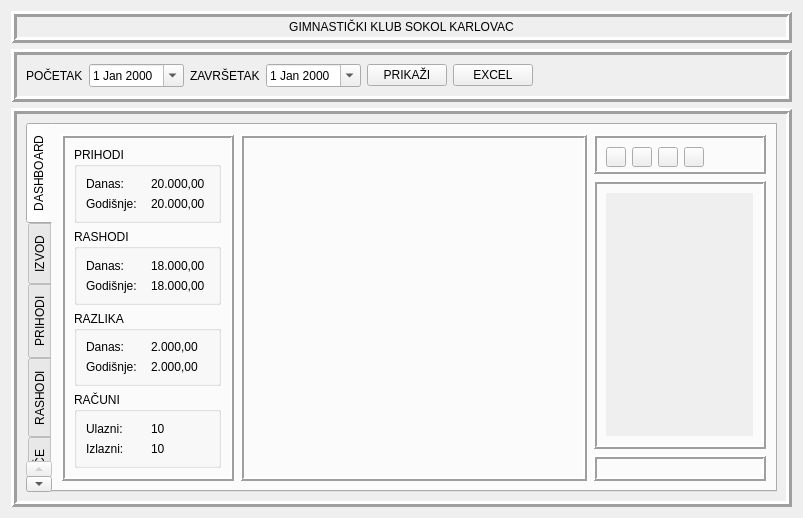
<?xml version="1.0" encoding="UTF-8"?>
<ui version="4.0">
 <class>FinanceManager</class>
 <widget class="QWidget" name="FinanceManager">
  <property name="enabled">
   <bool>true</bool>
  </property>
  <property name="geometry">
   <rect>
    <x>0</x>
    <y>0</y>
    <width>803</width>
    <height>518</height>
   </rect>
  </property>
  <property name="sizePolicy">
   <sizepolicy hsizetype="Expanding" vsizetype="Expanding">
    <horstretch>1</horstretch>
    <verstretch>1</verstretch>
   </sizepolicy>
  </property>
  <property name="windowTitle">
   <string>Form</string>
  </property>
  <property name="styleSheet">
   <string notr="true"/>
  </property>
  <layout class="QVBoxLayout" name="verticalLayout_3">
   <property name="sizeConstraint">
    <enum>QLayout::SetNoConstraint</enum>
   </property>
   <item>
    <widget class="QLabel" name="label">
     <property name="styleSheet">
      <string notr="true">font: 20pt &quot;Calibri&quot;;
border-bottom: 2px solid rgb(200, 200, 200);</string>
     </property>
     <property name="frameShape">
      <enum>QFrame::Box</enum>
     </property>
     <property name="frameShadow">
      <enum>QFrame::Raised</enum>
     </property>
     <property name="lineWidth">
      <number>3</number>
     </property>
     <property name="text">
      <string>GIMNASTIČKI KLUB SOKOL KARLOVAC</string>
     </property>
     <property name="alignment">
      <set>Qt::AlignHCenter|Qt::AlignTop</set>
     </property>
    </widget>
   </item>
   <item>
    <widget class="QFrame" name="frame_menu">
     <property name="frameShape">
      <enum>QFrame::Box</enum>
     </property>
     <property name="frameShadow">
      <enum>QFrame::Raised</enum>
     </property>
     <property name="lineWidth">
      <number>3</number>
     </property>
     <layout class="QHBoxLayout" name="horizontalLayout">
      <item>
       <widget class="QLabel" name="label_2">
        <property name="text">
         <string>POČETAK</string>
        </property>
       </widget>
      </item>
      <item>
       <widget class="QDateEdit" name="date_from">
        <property name="acceptDrops">
         <bool>true</bool>
        </property>
        <property name="calendarPopup">
         <bool>true</bool>
        </property>
       </widget>
      </item>
      <item>
       <widget class="QLabel" name="label_3">
        <property name="text">
         <string>ZAVRŠETAK</string>
        </property>
       </widget>
      </item>
      <item>
       <widget class="QDateEdit" name="date_to">
        <property name="calendarPopup">
         <bool>true</bool>
        </property>
       </widget>
      </item>
      <item>
       <widget class="QPushButton" name="btn_show">
        <property name="text">
         <string>PRIKAŽI</string>
        </property>
       </widget>
      </item>
      <item>
       <widget class="QPushButton" name="btn_excel_2">
        <property name="text">
         <string>EXCEL</string>
        </property>
       </widget>
      </item>
      <item>
       <spacer name="horizontalSpacer_4">
        <property name="orientation">
         <enum>Qt::Horizontal</enum>
        </property>
        <property name="sizeHint" stdset="0">
         <size>
          <width>47</width>
          <height>20</height>
         </size>
        </property>
       </spacer>
      </item>
     </layout>
    </widget>
   </item>
   <item>
    <widget class="QFrame" name="frame_6">
     <property name="frameShape">
      <enum>QFrame::Box</enum>
     </property>
     <property name="frameShadow">
      <enum>QFrame::Raised</enum>
     </property>
     <property name="lineWidth">
      <number>3</number>
     </property>
     <layout class="QHBoxLayout" name="horizontalLayout_16">
      <item>
       <widget class="QTabWidget" name="tabWidget">
        <property name="cursor">
         <cursorShape>ArrowCursor</cursorShape>
        </property>
        <property name="layoutDirection">
         <enum>Qt::LeftToRight</enum>
        </property>
        <property name="styleSheet">
         <string notr="true"/>
        </property>
        <property name="tabPosition">
         <enum>QTabWidget::West</enum>
        </property>
        <property name="tabShape">
         <enum>QTabWidget::Rounded</enum>
        </property>
        <property name="currentIndex">
         <number>0</number>
        </property>
        <property name="documentMode">
         <bool>false</bool>
        </property>
        <property name="tabsClosable">
         <bool>false</bool>
        </property>
        <property name="tabBarAutoHide">
         <bool>false</bool>
        </property>
        <widget class="QWidget" name="tab_7">
         <property name="tabletTracking">
          <bool>true</bool>
         </property>
         <attribute name="title">
          <string>DASHBOARD</string>
         </attribute>
         <layout class="QHBoxLayout" name="horizontalLayout_21">
          <item>
           <layout class="QHBoxLayout" name="horizontalLayout_20" stretch="1,2,1">
            <item>
             <layout class="QVBoxLayout" name="verticalLayout_16" stretch="0">
              <item>
               <widget class="QFrame" name="frame">
                <property name="frameShape">
                 <enum>QFrame::Box</enum>
                </property>
                <property name="frameShadow">
                 <enum>QFrame::Raised</enum>
                </property>
                <property name="lineWidth">
                 <number>2</number>
                </property>
                <layout class="QVBoxLayout" name="verticalLayout_24">
                 <item>
                  <widget class="QGroupBox" name="groupBox">
                   <property name="enabled">
                    <bool>true</bool>
                   </property>
                   <property name="title">
                    <string>PRIHODI</string>
                   </property>
                   <property name="flat">
                    <bool>false</bool>
                   </property>
                   <property name="checkable">
                    <bool>false</bool>
                   </property>
                   <layout class="QVBoxLayout" name="verticalLayout_13">
                    <item>
                     <layout class="QHBoxLayout" name="horizontalLayout_4">
                      <item>
                       <widget class="QLabel" name="label_7">
                        <property name="text">
                         <string>Danas:</string>
                        </property>
                       </widget>
                      </item>
                      <item>
                       <widget class="QLabel" name="dashboard_income_2">
                        <property name="text">
                         <string>20.000,00</string>
                        </property>
                       </widget>
                      </item>
                     </layout>
                    </item>
                    <item>
                     <layout class="QHBoxLayout" name="horizontalLayout_10">
                      <item>
                       <widget class="QLabel" name="label_8">
                        <property name="text">
                         <string>Godišnje:</string>
                        </property>
                       </widget>
                      </item>
                      <item>
                       <widget class="QLabel" name="dashboard_income">
                        <property name="text">
                         <string>20.000,00</string>
                        </property>
                       </widget>
                      </item>
                     </layout>
                    </item>
                   </layout>
                  </widget>
                 </item>
                 <item>
                  <widget class="QGroupBox" name="groupBox_2">
                   <property name="enabled">
                    <bool>true</bool>
                   </property>
                   <property name="title">
                    <string>RASHODI</string>
                   </property>
                   <property name="flat">
                    <bool>false</bool>
                   </property>
                   <property name="checkable">
                    <bool>false</bool>
                   </property>
                   <layout class="QVBoxLayout" name="verticalLayout_17">
                    <item>
                     <layout class="QHBoxLayout" name="horizontalLayout_12">
                      <item>
                       <widget class="QLabel" name="label_12">
                        <property name="text">
                         <string>Danas:</string>
                        </property>
                       </widget>
                      </item>
                      <item>
                       <widget class="QLabel" name="dashboard_outcome_2">
                        <property name="text">
                         <string>18.000,00</string>
                        </property>
                       </widget>
                      </item>
                     </layout>
                    </item>
                    <item>
                     <layout class="QHBoxLayout" name="horizontalLayout_13">
                      <item>
                       <widget class="QLabel" name="label_13">
                        <property name="text">
                         <string>Godišnje:</string>
                        </property>
                       </widget>
                      </item>
                      <item>
                       <widget class="QLabel" name="dashboard_outcome">
                        <property name="text">
                         <string>18.000,00</string>
                        </property>
                       </widget>
                      </item>
                     </layout>
                    </item>
                   </layout>
                  </widget>
                 </item>
                 <item>
                  <widget class="QGroupBox" name="groupBox_3">
                   <property name="enabled">
                    <bool>true</bool>
                   </property>
                   <property name="title">
                    <string>RAZLIKA</string>
                   </property>
                   <property name="flat">
                    <bool>false</bool>
                   </property>
                   <property name="checkable">
                    <bool>false</bool>
                   </property>
                   <layout class="QVBoxLayout" name="verticalLayout_20">
                    <item>
                     <layout class="QHBoxLayout" name="horizontalLayout_14">
                      <item>
                       <widget class="QLabel" name="label_14">
                        <property name="text">
                         <string>Danas:</string>
                        </property>
                       </widget>
                      </item>
                      <item>
                       <widget class="QLabel" name="dashboard_total_2">
                        <property name="text">
                         <string>2.000,00</string>
                        </property>
                       </widget>
                      </item>
                     </layout>
                    </item>
                    <item>
                     <layout class="QHBoxLayout" name="horizontalLayout_15">
                      <item>
                       <widget class="QLabel" name="label_15">
                        <property name="text">
                         <string>Godišnje:</string>
                        </property>
                       </widget>
                      </item>
                      <item>
                       <widget class="QLabel" name="dashboard_total">
                        <property name="text">
                         <string>2.000,00</string>
                        </property>
                       </widget>
                      </item>
                     </layout>
                    </item>
                   </layout>
                  </widget>
                 </item>
                 <item>
                  <widget class="QGroupBox" name="groupBox_4">
                   <property name="title">
                    <string>RAČUNI</string>
                   </property>
                   <layout class="QVBoxLayout" name="verticalLayout_21">
                    <item>
                     <layout class="QHBoxLayout" name="horizontalLayout_11">
                      <item>
                       <widget class="QLabel" name="label_16">
                        <property name="text">
                         <string>Ulazni:</string>
                        </property>
                       </widget>
                      </item>
                      <item>
                       <widget class="QLabel" name="label_18">
                        <property name="text">
                         <string>10</string>
                        </property>
                       </widget>
                      </item>
                     </layout>
                    </item>
                    <item>
                     <layout class="QHBoxLayout" name="horizontalLayout_17">
                      <item>
                       <widget class="QLabel" name="label_17">
                        <property name="text">
                         <string>Izlazni:</string>
                        </property>
                       </widget>
                      </item>
                      <item>
                       <widget class="QLabel" name="label_19">
                        <property name="text">
                         <string>10</string>
                        </property>
                       </widget>
                      </item>
                     </layout>
                    </item>
                   </layout>
                  </widget>
                 </item>
                </layout>
               </widget>
              </item>
             </layout>
            </item>
            <item>
             <widget class="QFrame" name="frame_2">
              <property name="frameShape">
               <enum>QFrame::Box</enum>
              </property>
              <property name="frameShadow">
               <enum>QFrame::Raised</enum>
              </property>
              <property name="lineWidth">
               <number>2</number>
              </property>
              <layout class="QVBoxLayout" name="verticalLayout_15">
               <item>
                <layout class="QVBoxLayout" name="calendar_frame"/>
               </item>
              </layout>
             </widget>
            </item>
            <item>
             <layout class="QVBoxLayout" name="verticalLayout_18">
              <item>
               <widget class="QFrame" name="frame_menu_2">
                <property name="minimumSize">
                 <size>
                  <width>0</width>
                  <height>40</height>
                 </size>
                </property>
                <property name="maximumSize">
                 <size>
                  <width>16777215</width>
                  <height>40</height>
                 </size>
                </property>
                <property name="frameShape">
                 <enum>QFrame::Box</enum>
                </property>
                <property name="frameShadow">
                 <enum>QFrame::Raised</enum>
                </property>
                <property name="lineWidth">
                 <number>2</number>
                </property>
                <layout class="QHBoxLayout" name="horizontalLayout_8">
                 <item>
                  <widget class="QPushButton" name="btn_hide">
                   <property name="sizePolicy">
                    <sizepolicy hsizetype="Minimum" vsizetype="Fixed">
                     <horstretch>20</horstretch>
                     <verstretch>20</verstretch>
                    </sizepolicy>
                   </property>
                   <property name="minimumSize">
                    <size>
                     <width>20</width>
                     <height>20</height>
                    </size>
                   </property>
                   <property name="maximumSize">
                    <size>
                     <width>20</width>
                     <height>20</height>
                    </size>
                   </property>
                   <property name="toolTip">
                    <string>&lt;html&gt;&lt;head/&gt;&lt;body&gt;&lt;p&gt;Sakri gornji menu&lt;/p&gt;&lt;/body&gt;&lt;/html&gt;</string>
                   </property>
                   <property name="text">
                    <string/>
                   </property>
                  </widget>
                 </item>
                 <item>
                  <widget class="QPushButton" name="btn_network">
                   <property name="minimumSize">
                    <size>
                     <width>20</width>
                     <height>20</height>
                    </size>
                   </property>
                   <property name="maximumSize">
                    <size>
                     <width>20</width>
                     <height>20</height>
                    </size>
                   </property>
                   <property name="text">
                    <string/>
                   </property>
                  </widget>
                 </item>
                 <item>
                  <widget class="QPushButton" name="btn_backup">
                   <property name="sizePolicy">
                    <sizepolicy hsizetype="Minimum" vsizetype="Minimum">
                     <horstretch>0</horstretch>
                     <verstretch>0</verstretch>
                    </sizepolicy>
                   </property>
                   <property name="minimumSize">
                    <size>
                     <width>20</width>
                     <height>20</height>
                    </size>
                   </property>
                   <property name="maximumSize">
                    <size>
                     <width>20</width>
                     <height>20</height>
                    </size>
                   </property>
                   <property name="text">
                    <string/>
                   </property>
                  </widget>
                 </item>
                 <item>
                  <widget class="QPushButton" name="btn_exit">
                   <property name="sizePolicy">
                    <sizepolicy hsizetype="Minimum" vsizetype="Minimum">
                     <horstretch>0</horstretch>
                     <verstretch>0</verstretch>
                    </sizepolicy>
                   </property>
                   <property name="minimumSize">
                    <size>
                     <width>20</width>
                     <height>20</height>
                    </size>
                   </property>
                   <property name="maximumSize">
                    <size>
                     <width>20</width>
                     <height>20</height>
                    </size>
                   </property>
                   <property name="text">
                    <string/>
                   </property>
                  </widget>
                 </item>
                 <item>
                  <spacer name="horizontalSpacer_3">
                   <property name="orientation">
                    <enum>Qt::Horizontal</enum>
                   </property>
                   <property name="sizeHint" stdset="0">
                    <size>
                     <width>40</width>
                     <height>20</height>
                    </size>
                   </property>
                  </spacer>
                 </item>
                </layout>
               </widget>
              </item>
              <item>
               <widget class="QFrame" name="frame_3">
                <property name="minimumSize">
                 <size>
                  <width>20</width>
                  <height>0</height>
                 </size>
                </property>
                <property name="maximumSize">
                 <size>
                  <width>16777215</width>
                  <height>400</height>
                 </size>
                </property>
                <property name="frameShape">
                 <enum>QFrame::Box</enum>
                </property>
                <property name="frameShadow">
                 <enum>QFrame::Raised</enum>
                </property>
                <property name="lineWidth">
                 <number>2</number>
                </property>
                <layout class="QVBoxLayout" name="verticalLayout">
                 <item>
                  <widget class="QScrollArea" name="links_scroll">
                   <property name="frameShape">
                    <enum>QFrame::NoFrame</enum>
                   </property>
                   <property name="lineWidth">
                    <number>0</number>
                   </property>
                   <property name="widgetResizable">
                    <bool>true</bool>
                   </property>
                   <widget class="QWidget" name="scrollAreaWidgetContents">
                    <property name="geometry">
                     <rect>
                      <x>0</x>
                      <y>0</y>
                      <width>146</width>
                      <height>214</height>
                     </rect>
                    </property>
                   </widget>
                  </widget>
                 </item>
                </layout>
               </widget>
              </item>
              <item>
               <widget class="QFrame" name="frame_4">
                <property name="maximumSize">
                 <size>
                  <width>16777215</width>
                  <height>16777215</height>
                 </size>
                </property>
                <property name="frameShape">
                 <enum>QFrame::Box</enum>
                </property>
                <property name="frameShadow">
                 <enum>QFrame::Raised</enum>
                </property>
                <property name="lineWidth">
                 <number>2</number>
                </property>
                <layout class="QVBoxLayout" name="verticalLayout_19">
                 <item>
                  <layout class="QVBoxLayout" name="dashboard_1">
                   <property name="sizeConstraint">
                    <enum>QLayout::SetDefaultConstraint</enum>
                   </property>
                  </layout>
                 </item>
                </layout>
               </widget>
              </item>
             </layout>
            </item>
           </layout>
          </item>
         </layout>
        </widget>
        <widget class="QWidget" name="tab_3">
         <attribute name="title">
          <string>IZVOD</string>
         </attribute>
         <layout class="QVBoxLayout" name="verticalLayout_6">
          <item>
           <layout class="QHBoxLayout" name="horizontalLayout_7">
            <item>
             <widget class="QPushButton" name="browse_btn">
              <property name="maximumSize">
               <size>
                <width>150</width>
                <height>16777215</height>
               </size>
              </property>
              <property name="text">
               <string>UČITAJ IZVOD</string>
              </property>
             </widget>
            </item>
            <item>
             <widget class="QLabel" name="file_path">
              <property name="minimumSize">
               <size>
                <width>250</width>
                <height>0</height>
               </size>
              </property>
              <property name="text">
               <string>Odabrani izvod</string>
              </property>
             </widget>
            </item>
            <item>
             <widget class="QPushButton" name="add_row">
              <property name="minimumSize">
               <size>
                <width>40</width>
                <height>20</height>
               </size>
              </property>
              <property name="maximumSize">
               <size>
                <width>40</width>
                <height>40</height>
               </size>
              </property>
              <property name="text">
               <string>+</string>
              </property>
             </widget>
            </item>
            <item>
             <widget class="QPushButton" name="remove_row">
              <property name="minimumSize">
               <size>
                <width>40</width>
                <height>20</height>
               </size>
              </property>
              <property name="maximumSize">
               <size>
                <width>40</width>
                <height>40</height>
               </size>
              </property>
              <property name="text">
               <string>-</string>
              </property>
             </widget>
            </item>
            <item>
             <widget class="QPushButton" name="save_btn">
              <property name="maximumSize">
               <size>
                <width>150</width>
                <height>16777215</height>
               </size>
              </property>
              <property name="text">
               <string>SPREMI</string>
              </property>
             </widget>
            </item>
            <item>
             <widget class="QPushButton" name="clear_btn">
              <property name="text">
               <string>OČISTI TABLICU</string>
              </property>
             </widget>
            </item>
           </layout>
          </item>
          <item>
           <widget class="QTableWidget" name="io_table">
            <column>
             <property name="text">
              <string>PRIHOD/RASHOD</string>
             </property>
             <property name="textAlignment">
              <set>AlignCenter</set>
             </property>
            </column>
            <column>
             <property name="text">
              <string>ŠIFRA</string>
             </property>
            </column>
            <column>
             <property name="text">
              <string>OPIS</string>
             </property>
            </column>
            <column>
             <property name="text">
              <string>IZNOS</string>
             </property>
            </column>
            <column>
             <property name="text">
              <string>DATUM</string>
             </property>
            </column>
            <column>
             <property name="text">
              <string>NAPOMENA</string>
             </property>
            </column>
           </widget>
          </item>
         </layout>
        </widget>
        <widget class="QWidget" name="tab">
         <attribute name="title">
          <string>PRIHODI</string>
         </attribute>
         <layout class="QVBoxLayout" name="verticalLayout_12">
          <item>
           <layout class="QVBoxLayout" name="verticalLayout_11">
            <item>
             <layout class="QHBoxLayout" name="horizontalLayout_2">
              <item>
               <widget class="QPushButton" name="income_btn1">
                <property name="text">
                 <string>NOVI UNOS</string>
                </property>
               </widget>
              </item>
              <item>
               <widget class="QPushButton" name="income_btn2">
                <property name="text">
                 <string>IZMIJENI</string>
                </property>
               </widget>
              </item>
              <item>
               <widget class="QPushButton" name="income_btn3">
                <property name="text">
                 <string>IZBRIŠI</string>
                </property>
               </widget>
              </item>
              <item>
               <spacer name="horizontalSpacer">
                <property name="orientation">
                 <enum>Qt::Horizontal</enum>
                </property>
                <property name="sizeType">
                 <enum>QSizePolicy::Fixed</enum>
                </property>
                <property name="sizeHint" stdset="0">
                 <size>
                  <width>100</width>
                  <height>20</height>
                 </size>
                </property>
               </spacer>
              </item>
              <item>
               <widget class="QLabel" name="label_4">
                <property name="maximumSize">
                 <size>
                  <width>50</width>
                  <height>16777215</height>
                 </size>
                </property>
                <property name="text">
                 <string>ŠIFRA:</string>
                </property>
               </widget>
              </item>
              <item>
               <widget class="QComboBox" name="combo_income">
                <property name="minimumSize">
                 <size>
                  <width>70</width>
                  <height>23</height>
                 </size>
                </property>
                <property name="maximumSize">
                 <size>
                  <width>70</width>
                  <height>23</height>
                 </size>
                </property>
               </widget>
              </item>
              <item>
               <widget class="QLabel" name="income_desc">
                <property name="text">
                 <string>OPIS ŠIFRE</string>
                </property>
               </widget>
              </item>
             </layout>
            </item>
            <item>
             <layout class="QHBoxLayout" name="horizontalLayout_3">
              <item>
               <layout class="QVBoxLayout" name="verticalLayout_2">
                <item>
                 <widget class="QTreeWidget" name="tree_income">
                  <property name="styleSheet">
                   <string notr="true"/>
                  </property>
                  <property name="autoScroll">
                   <bool>true</bool>
                  </property>
                  <property name="showDropIndicator" stdset="0">
                   <bool>false</bool>
                  </property>
                  <property name="alternatingRowColors">
                   <bool>true</bool>
                  </property>
                  <property name="selectionBehavior">
                   <enum>QAbstractItemView::SelectRows</enum>
                  </property>
                  <property name="uniformRowHeights">
                   <bool>false</bool>
                  </property>
                  <property name="headerHidden">
                   <bool>false</bool>
                  </property>
                  <column>
                   <property name="text">
                    <string>ŠIFRA</string>
                   </property>
                   <property name="textAlignment">
                    <set>AlignCenter</set>
                   </property>
                  </column>
                  <column>
                   <property name="text">
                    <string>OPIS ŠIFRE</string>
                   </property>
                   <property name="textAlignment">
                    <set>AlignCenter</set>
                   </property>
                  </column>
                  <column>
                   <property name="text">
                    <string>OPIS</string>
                   </property>
                   <property name="textAlignment">
                    <set>AlignCenter</set>
                   </property>
                  </column>
                  <column>
                   <property name="text">
                    <string>IZNOS</string>
                   </property>
                   <property name="textAlignment">
                    <set>AlignCenter</set>
                   </property>
                  </column>
                  <column>
                   <property name="text">
                    <string>DATUM</string>
                   </property>
                   <property name="textAlignment">
                    <set>AlignCenter</set>
                   </property>
                  </column>
                  <column>
                   <property name="text">
                    <string>NAPOMENA</string>
                   </property>
                   <property name="textAlignment">
                    <set>AlignCenter</set>
                   </property>
                  </column>
                  <column>
                   <property name="text">
                    <string>ID</string>
                   </property>
                   <property name="textAlignment">
                    <set>AlignCenter</set>
                   </property>
                  </column>
                 </widget>
                </item>
                <item>
                 <widget class="QLabel" name="income_total">
                  <property name="text">
                   <string>UKUPNI PRIHODI</string>
                  </property>
                  <property name="alignment">
                   <set>Qt::AlignCenter</set>
                  </property>
                 </widget>
                </item>
               </layout>
              </item>
             </layout>
            </item>
           </layout>
          </item>
         </layout>
        </widget>
        <widget class="QWidget" name="tab_2">
         <attribute name="title">
          <string>RASHODI</string>
         </attribute>
         <layout class="QVBoxLayout" name="verticalLayout_10">
          <item>
           <layout class="QHBoxLayout" name="horizontalLayout_5">
            <item>
             <widget class="QPushButton" name="outcome_btn1">
              <property name="text">
               <string>NOVI UNOS</string>
              </property>
             </widget>
            </item>
            <item>
             <widget class="QPushButton" name="outcome_btn2">
              <property name="text">
               <string>IZMIJENI</string>
              </property>
             </widget>
            </item>
            <item>
             <widget class="QPushButton" name="outcome_btn3">
              <property name="text">
               <string>IZBRIŠI</string>
              </property>
             </widget>
            </item>
            <item>
             <spacer name="horizontalSpacer_2">
              <property name="orientation">
               <enum>Qt::Horizontal</enum>
              </property>
              <property name="sizeType">
               <enum>QSizePolicy::Fixed</enum>
              </property>
              <property name="sizeHint" stdset="0">
               <size>
                <width>100</width>
                <height>20</height>
               </size>
              </property>
             </spacer>
            </item>
            <item>
             <widget class="QLabel" name="label_6">
              <property name="maximumSize">
               <size>
                <width>50</width>
                <height>16777215</height>
               </size>
              </property>
              <property name="text">
               <string>ŠIFRA:</string>
              </property>
             </widget>
            </item>
            <item>
             <widget class="QComboBox" name="combo_outcome">
              <property name="minimumSize">
               <size>
                <width>70</width>
                <height>23</height>
               </size>
              </property>
              <property name="maximumSize">
               <size>
                <width>70</width>
                <height>23</height>
               </size>
              </property>
             </widget>
            </item>
            <item>
             <widget class="QLabel" name="outcome_desc">
              <property name="text">
               <string>OPIS ŠIFRE</string>
              </property>
             </widget>
            </item>
           </layout>
          </item>
          <item>
           <layout class="QHBoxLayout" name="horizontalLayout_6">
            <item>
             <layout class="QVBoxLayout" name="verticalLayout_4">
              <item>
               <widget class="QTreeWidget" name="tree_outcome">
                <property name="styleSheet">
                 <string notr="true"/>
                </property>
                <property name="showDropIndicator" stdset="0">
                 <bool>false</bool>
                </property>
                <property name="alternatingRowColors">
                 <bool>true</bool>
                </property>
                <column>
                 <property name="text">
                  <string>ŠIFRA</string>
                 </property>
                 <property name="textAlignment">
                  <set>AlignCenter</set>
                 </property>
                </column>
                <column>
                 <property name="text">
                  <string>OPIS ŠIFRE</string>
                 </property>
                 <property name="textAlignment">
                  <set>AlignCenter</set>
                 </property>
                </column>
                <column>
                 <property name="text">
                  <string>OPIS</string>
                 </property>
                 <property name="textAlignment">
                  <set>AlignCenter</set>
                 </property>
                </column>
                <column>
                 <property name="text">
                  <string>IZNOS</string>
                 </property>
                 <property name="textAlignment">
                  <set>AlignCenter</set>
                 </property>
                </column>
                <column>
                 <property name="text">
                  <string>DATUM</string>
                 </property>
                 <property name="textAlignment">
                  <set>AlignCenter</set>
                 </property>
                </column>
                <column>
                 <property name="text">
                  <string>NAPOMENA</string>
                 </property>
                 <property name="textAlignment">
                  <set>AlignCenter</set>
                 </property>
                </column>
                <column>
                 <property name="text">
                  <string>ID</string>
                 </property>
                 <property name="textAlignment">
                  <set>AlignCenter</set>
                 </property>
                </column>
               </widget>
              </item>
              <item>
               <widget class="QLabel" name="outcome_total">
                <property name="text">
                 <string>UKUPNI RASHODI</string>
                </property>
                <property name="alignment">
                 <set>Qt::AlignCenter</set>
                </property>
               </widget>
              </item>
             </layout>
            </item>
           </layout>
          </item>
         </layout>
        </widget>
        <widget class="QWidget" name="tab_4">
         <attribute name="title">
          <string>IZVJEŠĆE</string>
         </attribute>
         <layout class="QVBoxLayout" name="verticalLayout_9">
          <item>
           <layout class="QHBoxLayout" name="horizontalLayout_9">
            <item>
             <layout class="QVBoxLayout" name="verticalLayout_7">
              <item>
               <widget class="QLabel" name="label_9">
                <property name="text">
                 <string>PRIHODI</string>
                </property>
                <property name="alignment">
                 <set>Qt::AlignCenter</set>
                </property>
               </widget>
              </item>
              <item>
               <widget class="QTreeWidget" name="report_income">
                <property name="alternatingRowColors">
                 <bool>true</bool>
                </property>
                <column>
                 <property name="text">
                  <string>ŠIFRA</string>
                 </property>
                 <property name="textAlignment">
                  <set>AlignCenter</set>
                 </property>
                </column>
                <column>
                 <property name="text">
                  <string>OPIS</string>
                 </property>
                 <property name="textAlignment">
                  <set>AlignCenter</set>
                 </property>
                </column>
                <column>
                 <property name="text">
                  <string>IZNOS</string>
                 </property>
                 <property name="textAlignment">
                  <set>AlignCenter</set>
                 </property>
                </column>
               </widget>
              </item>
              <item>
               <widget class="QLabel" name="total_income">
                <property name="text">
                 <string>UKUPNO PRIHODA</string>
                </property>
                <property name="alignment">
                 <set>Qt::AlignCenter</set>
                </property>
               </widget>
              </item>
             </layout>
            </item>
            <item>
             <layout class="QVBoxLayout" name="verticalLayout_8">
              <item>
               <widget class="QLabel" name="label_10">
                <property name="text">
                 <string>RASHODI</string>
                </property>
                <property name="alignment">
                 <set>Qt::AlignCenter</set>
                </property>
               </widget>
              </item>
              <item>
               <widget class="QTreeWidget" name="report_outcome">
                <property name="acceptDrops">
                 <bool>false</bool>
                </property>
                <property name="alternatingRowColors">
                 <bool>true</bool>
                </property>
                <column>
                 <property name="text">
                  <string>ŠIFRA</string>
                 </property>
                 <property name="textAlignment">
                  <set>AlignCenter</set>
                 </property>
                </column>
                <column>
                 <property name="text">
                  <string>OPIS</string>
                 </property>
                 <property name="textAlignment">
                  <set>AlignCenter</set>
                 </property>
                </column>
                <column>
                 <property name="text">
                  <string>IZNOS</string>
                 </property>
                 <property name="textAlignment">
                  <set>AlignCenter</set>
                 </property>
                </column>
               </widget>
              </item>
              <item>
               <widget class="QLabel" name="total_outcome">
                <property name="text">
                 <string>UKUPNO RASHODA</string>
                </property>
                <property name="alignment">
                 <set>Qt::AlignCenter</set>
                </property>
               </widget>
              </item>
             </layout>
            </item>
           </layout>
          </item>
          <item>
           <widget class="QLabel" name="total">
            <property name="text">
             <string>RAZLIKA PRIHODA I RASHODA</string>
            </property>
            <property name="alignment">
             <set>Qt::AlignCenter</set>
            </property>
           </widget>
          </item>
         </layout>
        </widget>
        <widget class="QWidget" name="tab_5">
         <attribute name="title">
          <string>RAČUNI</string>
         </attribute>
         <layout class="QHBoxLayout" name="horizontalLayout_19">
          <item>
           <widget class="QFrame" name="frame_5">
            <property name="frameShape">
             <enum>QFrame::Box</enum>
            </property>
            <property name="frameShadow">
             <enum>QFrame::Raised</enum>
            </property>
            <property name="lineWidth">
             <number>2</number>
            </property>
            <layout class="QHBoxLayout" name="horizontalLayout_18">
             <item>
              <layout class="QVBoxLayout" name="bill_frame"/>
             </item>
            </layout>
           </widget>
          </item>
         </layout>
        </widget>
        <widget class="QWidget" name="statistics">
         <attribute name="title">
          <string>STATISTIKA</string>
         </attribute>
         <layout class="QVBoxLayout" name="verticalLayout_14">
          <item>
           <widget class="QFrame" name="frame_7">
            <property name="frameShape">
             <enum>QFrame::Box</enum>
            </property>
            <property name="frameShadow">
             <enum>QFrame::Raised</enum>
            </property>
            <property name="lineWidth">
             <number>2</number>
            </property>
            <layout class="QVBoxLayout" name="verticalLayout_23">
             <item>
              <layout class="QVBoxLayout" name="statistics_frame"/>
             </item>
            </layout>
           </widget>
          </item>
         </layout>
        </widget>
        <widget class="QWidget" name="tab_6">
         <attribute name="title">
          <string>GRAFIKA</string>
         </attribute>
         <layout class="QVBoxLayout" name="verticalLayout_5">
          <item>
           <widget class="QFrame" name="frame_8">
            <property name="frameShape">
             <enum>QFrame::Box</enum>
            </property>
            <property name="frameShadow">
             <enum>QFrame::Raised</enum>
            </property>
            <property name="lineWidth">
             <number>2</number>
            </property>
            <layout class="QVBoxLayout" name="verticalLayout_25">
             <item>
              <layout class="QVBoxLayout" name="plot"/>
             </item>
            </layout>
           </widget>
          </item>
         </layout>
        </widget>
       </widget>
      </item>
     </layout>
    </widget>
   </item>
  </layout>
 </widget>
 <resources/>
 <connections/>
</ui>
